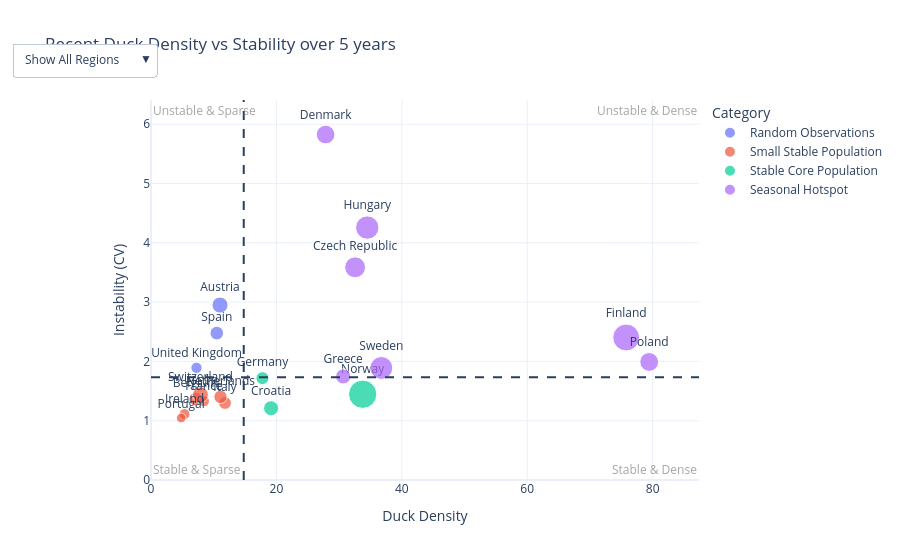

Notebook code cell kept with this figure:
### Code cell
import pandas as pd
import plotly.express as px

# loading density data
df_density = pd.read_csv(r"C:\Users\ThinkPad\Documents\Data Science Projekt\RQ 5\europe_ducks_recent_daily.csv")
density_country = df_density.groupby("Country").mean(numeric_only=True).reset_index()
density_country["Density"] = density_country["DuckCount"] / density_country["LocationCount"]

# loading historc (stability) data
df_hist = pd.read_csv(r"C:\Users\ThinkPad\Documents\Data Science Projekt\RQ 5\europe_ducks_march_2020_2024.csv")
df_hist["Date"] = pd.to_datetime(df_hist["Date"])
daily_ducks = df_hist.groupby(["Country","Date"])["DuckCount"].sum().reset_index()

stability = daily_ducks.groupby("Country")["DuckCount"].agg(
    mean="mean",
    std="std"
).reset_index()
stability["CV"] = stability["std"] / stability["mean"]

# merge the data
df = pd.merge(density_country, stability, on="Country", how="left")

# calculating the median lines
median_density = df["Density"].median()
median_cv = df["CV"].median()



# classify the countrys
def classify(row):
    
    if row["Density"] >= median_density and row["CV"] <= median_cv:
        return "Stable Core Population"
    
    elif row["Density"] >= median_density and row["CV"] > median_cv:
        return "Seasonal Hotspot"
    
    elif row["Density"] < median_density and row["CV"] <= median_cv:
        return "Small Stable Population"
    
    else:
        return "Random Observations"

df["Category"] = df.apply(classify, axis=1)

# Creating the Scatterplot
fig = px.scatter(
    df,
    x="Density",
    y="CV",
    color="Category",
    text="Country",
    size="mean",
    hover_name="Country",
    hover_data=["Density","CV","mean","std"],
    title="Recent Duck Density vs Stability over 5 years"
)

# country labels
fig.update_traces(textposition="top center")

# median lines
fig.add_vline(x=median_density, line_dash="dash")
fig.add_hline(y=median_cv, line_dash="dash")

fig.update_layout(
    xaxis_title="Duck Density",
    yaxis_title="Instability (CV)", # Y-Achse umbenannt
    template="plotly_white"
)

def add_label(x, y, text):
    fig.add_annotation(
        x=x, y=y, xref="paper", yref="paper",
        text=text, showarrow=False, font=dict(size=12, color="grey"),
        opacity=0.7
    )

add_label(1, 0, "Stable & Dense")      # bottom right
add_label(0, 0, "Stable & Sparse")     # bottom left
add_label(1, 1, "Unstable & Dense")    # top right
add_label(0, 1, "Unstable & Sparse")   # top left


# calculating the max values for the zoom
x_max = df["Density"].max() * 1.1
y_max = df["CV"].max() * 1.1

fig.update_layout(
    updatemenus=[
        dict(
            type="dropdown",
            direction="down",
            x=0.01,
            y=1.15,
            showactive=True,
            buttons=[
                # Alles anzeigen
                dict(
                    label="Show All Regions",
                    method="relayout",
                    args=[{"xaxis.range": [0, x_max], "yaxis.range": [0, y_max]}]
                ),
                # Quadrant: Stable Core (Unten Rechts)
                dict(
                    label="Stable & Dense",
                    method="relayout",
                    args=[{"xaxis.range": [median_density, x_max], "yaxis.range": [0, median_cv]}]
                ),
                # Quadrant: Seasonal Hotspot (Oben Rechts)
                dict(
                    label="Unstable & Dense",
                    method="relayout",
                    args=[{"xaxis.range": [median_density, x_max], "yaxis.range": [median_cv, y_max]}]
                ),
                # Quadrant: Small Stable (Unten Links)
                dict(
                    label="Stable & Sparse",
                    method="relayout",
                    args=[{"xaxis.range": [0, median_density], "yaxis.range": [0, median_cv]}]
                ),
                # Quadrant: Random Observations (Oben Links)
                dict(
                    label="Unstable & Sparse",
                    method="relayout",
                    args=[{"xaxis.range": [0, median_density], "yaxis.range": [median_cv, y_max]}]
                ),
            ]
        )
    ]
)

# define the axises
fig.update_xaxes(range=[0, x_max])
fig.update_yaxes(range=[0, y_max])
fig.show()

### Figure 1 — Plotly figure (JSON) as saved in the notebook; plotly's stock layout.template omitted (floating-point values rounded to 4 significant figures)
{"data": [{"customdata": [[10.22, 30.15], [7.316, 18.13], [5.028, 9.511]], "hovertemplate": "<b>%{hovertext}</b><br><br>Category=Random Observations<br>Density=%{x}<br>CV=%{y}<br>mean=%{customdata[0]}<br>Country=%{text}<br>std=%{customdata[1]}<extra></extra>", "hovertext": ["Austria", "Spain", "United Kingdom"], "legendgroup": "Random Observations", "marker": {"color": "#636efa", "size": [10.22, 7.316, 5.028], "sizemode": "area", "sizeref": 0.07935, "symbol": "circle"}, "mode": "markers+text", "name": "Random Observations", "orientation": "v", "showlegend": true, "text": ["Austria", "Spain", "United Kingdom"], "textposition": "top center", "type": "scatter", "x": [11.01, 10.49, 7.254], "xaxis": "x", "y": [2.95, 2.478, 1.892], "yaxis": "y"}, {"customdata": [[7.288, 9.951], [4.826, 6.412], [4.753, 5.283], [6.405, 8.317], [7.077, 9.923], [3.755, 3.928], [10.06, 14.46]], "hovertemplate": "<b>%{hovertext}</b><br><br>Category=Small Stable Population<br>Density=%{x}<br>CV=%{y}<br>mean=%{customdata[0]}<br>Country=%{text}<br>std=%{customdata[1]}<extra></extra>", "hovertext": ["Belgium", "France", "Ireland", "Italy", "Netherlands", "Portugal", "Switzerland"], "legendgroup": "Small Stable Population", "marker": {"color": "#EF553B", "size": [7.288, 4.826, 4.753, 6.405, 7.077, 3.755, 10.06], "sizemode": "area", "sizeref": 0.07935, "symbol": "circle"}, "mode": "markers+text", "name": "Small Stable Population", "orientation": "v", "showlegend": true, "text": ["Belgium", "France", "Ireland", "Italy", "Netherlands", "Portugal", "Switzerland"], "textposition": "top center", "type": "scatter", "x": [7.128, 8.442, 5.351, 11.8, 11.08, 4.813, 7.889], "xaxis": "x", "y": [1.365, 1.329, 1.112, 1.299, 1.402, 1.046, 1.436], "yaxis": "y"}, {"customdata": [[8.926, 10.81], [6.69, 11.49], [31.74, 45.91]], "hovertemplate": "<b>%{hovertext}</b><br><br>Category=Stable Core Population<br>Density=%{x}<br>CV=%{y}<br>mean=%{customdata[0]}<br>Country=%{text}<br>std=%{customdata[1]}<extra></extra>", "hovertext": ["Croatia", "Germany", "Norway"], "legendgroup": "Stable Core Population", "marker": {"color": "#00cc96", "size": [8.926, 6.69, 31.74], "sizemode": "area", "sizeref": 0.07935, "symbol": "circle"}, "mode": "markers+text", "name": "Stable Core Population", "orientation": "v", "showlegend": true, "text": ["Croatia", "Germany", "Norway"], "textposition": "top center", "type": "scatter", "x": [19.15, 17.77, 33.76], "xaxis": "x", "y": [1.211, 1.717, 1.446], "yaxis": "y"}, {"customdata": [[17.29, 62.02], [13.76, 80.17], [28.61, 68.73], [9.041, 15.79], [21.59, 91.89], [14.01, 27.88], [20.65, 39.01]], "hovertemplate": "<b>%{hovertext}</b><br><br>Category=Seasonal Hotspot<br>Density=%{x}<br>CV=%{y}<br>mean=%{customdata[0]}<br>Country=%{text}<br>std=%{customdata[1]}<extra></extra>", "hovertext": ["Czech Republic", "Denmark", "Finland", "Greece", "Hungary", "Poland", "Sweden"], "legendgroup": "Seasonal Hotspot", "marker": {"color": "#ab63fa", "size": [17.29, 13.76, 28.61, 9.041, 21.59, 14.01, 20.65], "sizemode": "area", "sizeref": 0.07935, "symbol": "circle"}, "mode": "markers+text", "name": "Seasonal Hotspot", "orientation": "v", "showlegend": true, "text": ["Czech Republic", "Denmark", "Finland", "Greece", "Hungary", "Poland", "Sweden"], "textposition": "top center", "type": "scatter", "x": [32.55, 27.85, 75.78, 30.65, 34.49, 79.45, 36.74], "xaxis": "x", "y": [3.587, 5.826, 2.403, 1.746, 4.257, 1.991, 1.889], "yaxis": "y"}], "layout": {"annotations": [{"font": {"color": "grey", "size": 12}, "opacity": 0.7, "showarrow": false, "text": "Stable & Dense", "x": 1, "xref": "paper", "y": 0, "yref": "paper"}, {"font": {"color": "grey", "size": 12}, "opacity": 0.7, "showarrow": false, "text": "Stable & Sparse", "x": 0, "xref": "paper", "y": 0, "yref": "paper"}, {"font": {"color": "grey", "size": 12}, "opacity": 0.7, "showarrow": false, "text": "Unstable & Dense", "x": 1, "xref": "paper", "y": 1, "yref": "paper"}, {"font": {"color": "grey", "size": 12}, "opacity": 0.7, "showarrow": false, "text": "Unstable & Sparse", "x": 0, "xref": "paper", "y": 1, "yref": "paper"}], "legend": {"itemsizing": "constant", "title": {"text": "Category"}, "tracegroupgap": 0}, "shapes": [{"line": {"dash": "dash"}, "type": "line", "x0": 14.79, "x1": 14.79, "xref": "x", "y0": 0, "y1": 1, "yref": "y domain"}, {"line": {"dash": "dash"}, "type": "line", "x0": 0, "x1": 1, "xref": "x domain", "y0": 1.732, "y1": 1.732, "yref": "y"}], "title": {"text": "Recent Duck Density vs Stability over 5 years"}, "updatemenus": [{"buttons": [{"args": [{"xaxis.range": [0, 87.39], "yaxis.range": [0, 6.408]}], "label": "Show All Regions", "method": "relayout"}, {"args": [{"xaxis.range": [14.79, 87.39], "yaxis.range": [0, 1.732]}], "label": "Stable & Dense", "method": "relayout"}, {"args": [{"xaxis.range": [14.79, 87.39], "yaxis.range": [1.732, 6.408]}], "label": "Unstable & Dense", "method": "relayout"}, {"args": [{"xaxis.range": [0, 14.79], "yaxis.range": [0, 1.732]}], "label": "Stable & Sparse", "method": "relayout"}, {"args": [{"xaxis.range": [0, 14.79], "yaxis.range": [1.732, 6.408]}], "label": "Unstable & Sparse", "method": "relayout"}], "direction": "down", "showactive": true, "type": "dropdown", "x": 0.01, "y": 1.15}], "xaxis": {"anchor": "y", "domain": [0, 1], "range": [0, 87.39], "title": {"text": "Duck Density"}}, "yaxis": {"anchor": "x", "domain": [0, 1], "range": [0, 6.408], "title": {"text": "Instability (CV)"}}}}
